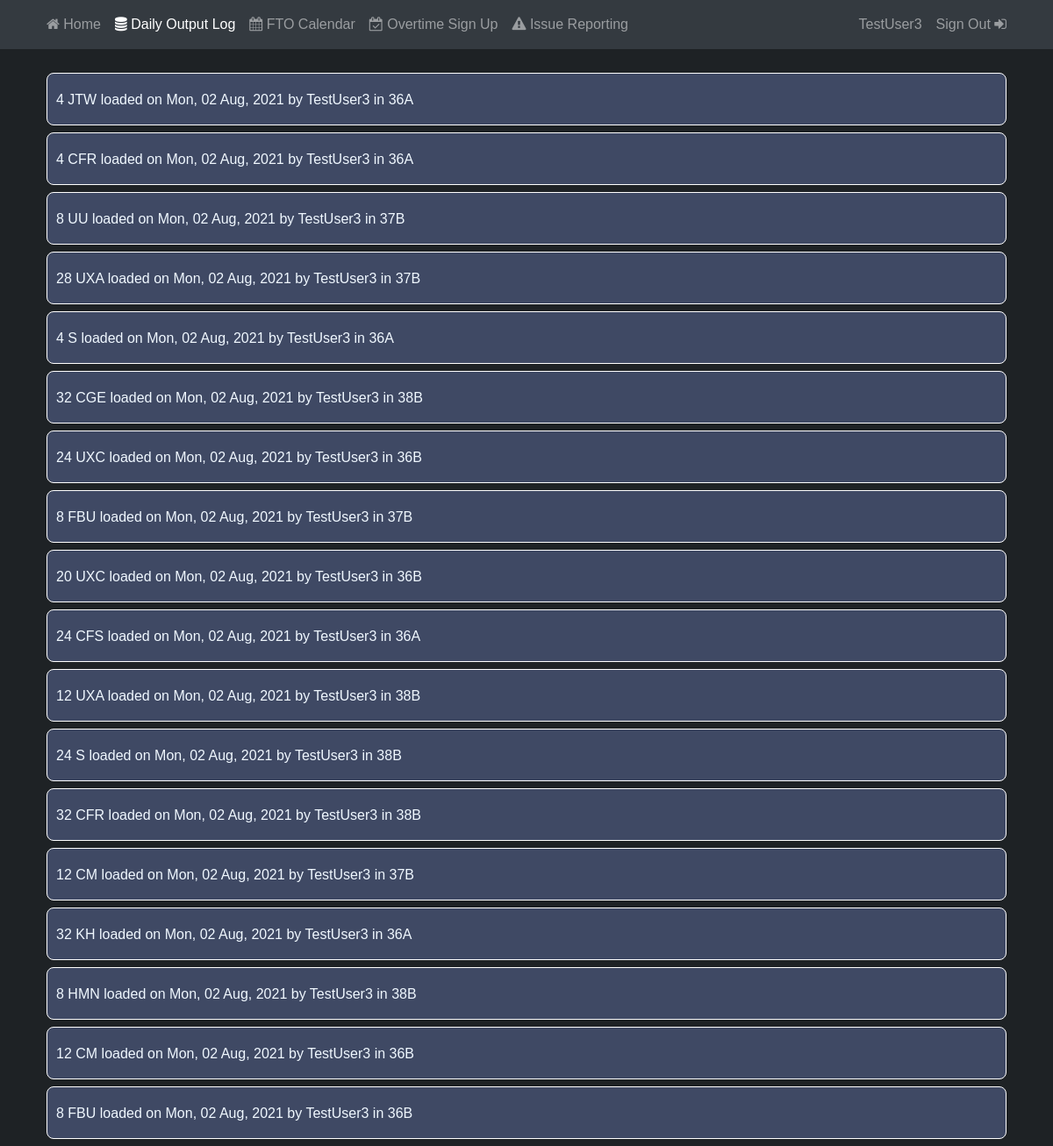
Page /cltlog/ (signed in) on the committed database.
### cltlog/models.py (models this page shows, shortened)
class Entry(models.Model):
    operator = models.ForeignKey(User, on_delete=CASCADE)
    prefix = models.CharField(max_length=8)
    count = models.IntegerField()
    hood = CharField(max_length=8)
    record_date = models.DateTimeField(default=timezone.now)

### cltlog/views.py (the view)
# urls.py: path('', views.home, name='cltlog-home')
@login_required
def home(request):
    context = {
        'title' : 'Daily Output Log',
        'apps' : apps,
        'entries' : request.user.entry_set.all()
    }
    return render(request, 'cltlog/home.html', context)

### cltlog/templates/cltlog/home.html
{% extends 'dashboard/base.html' %}
{% load static %}
{% block styles %}
<link rel="stylesheet" type="text/css" href="{% static 'cltlog/log.css' %}">
{% endblock styles %}
{% block content %}
{% for entry in entries %}
<div class="card log-entry">
    <p>{{ entry.count }} {{ entry.prefix}} loaded on {{ entry.record_date|date:"D, d M, Y" }} by {{ entry.operator }} in {{ entry.hood }}</p>
</div>
{% endfor %}
{% endblock content %}

### dashboard/templates/dashboard/base.html (shortened to what this page needs)
{% load static %}
<!DOCTYPE html>
<html lang="en">
    <head>
        <link rel="stylesheet" href="https://maxcdn.bootstrapcdn.com/bootstrap/4.0.0/css/bootstrap.min.css">
        <link rel="stylesheet" type="text/css" href="{% static 'dashboard/main.css' %}">
        {% block styles %}{% endblock styles %}
        <link rel="stylesheet" href="https://cdnjs.cloudflare.com/ajax/libs/font-awesome/4.7.0/css/font-awesome.min.css">
    </head>
    <body>
        <nav class="navbar navbar-expand-md navbar-dark bg-dark fixed-top">
            <div class="container">
                <div class="collapse navbar-collapse" id="navbarToggle">
                    <div class="navbar-nav mr-auto">
                        {% if request.path == "/" %}
                            <a class="nav-item nav-link active disabled" onclick="return false" href="{% url 'dashboard-home' %}"><i class="fa fa-home"></i> Home</a>
                        {% else %}
                            <a class="nav-item nav-link" href="{% url 'dashboard-home' %}"><i class="fa fa-home"></i> Home</a>
                        {% endif %}
                        {% for app in apps %}
                            {% if request.path == app.request_path %}
                                <a class="nav-item nav-link active disabled" onclick="return false" href="{% url app.url %}"><i class="{{ app.icon }}"></i> {{ app.title }}</a>
                            {% else %}
                                <a class="nav-item nav-link" href="{% url app.url %}"><i class="{{ app.icon }}"></i> {{ app.title }}</a>
                            {% endif %}
                        {% endfor %}
                    </div>
                    <div class="navbar-nav">
                        {% if user.is_authenticated %}
                            <a class="nav-item nav-link" href="{% url 'profile' %}"> {{ user.username }}</a>
                            <a class="nav-item nav-link" href="{% url 'logout' %}"> Sign Out <i class="fa fa-sign-in"></i> </a>
                        {% else %}
                            <a class="nav-item nav-link" href="{% url 'login' %}"><i class="fa fa-sign-in"></i> Sign In</a>
                            <a class="nav-item nav-link" href="{% url 'register' %}"><i class="fa fa-user-plus"></i> Register</a>
                        {% endif %}
                    </div>
                </div>
            </div>
        </nav>
        <main role="main" class="container">
            {% block content %}{% endblock content %}
        </main>
    </body>
</html>

### dashboard/static/dashboard/main.css (style rules this page uses)
html { font-family: Arial, Helvetica, sans-serif; }
body { color:aliceblue; font-family: Arial, Helvetica, sans-serif; padding-top: 75px; background-color: #1e2225; }
a.disabled { cursor: default; }

### cltlog/static/cltlog/log.css (style rules this page uses)
.log-entry { border-radius: 8px; border-style: solid; border-color: white; align-items: left; padding-top: 18px; padding-left: 10px; margin: 8px; background-color: rgb(63, 73, 100); }

### rows in the picture
Entry: count "4", prefix "JTW", record_date "Mon, 02 Aug, 2021", operator "TestUser3", hood "36A"
Entry: count "4", prefix "CFR", record_date "Mon, 02 Aug, 2021", operator "TestUser3", hood "36A"
Entry: count "8", prefix "UU", record_date "Mon, 02 Aug, 2021", operator "TestUser3", hood "37B"
Entry: count "28", prefix "UXA", record_date "Mon, 02 Aug, 2021", operator "TestUser3", hood "37B"
Entry: count "4", prefix "S", record_date "Mon, 02 Aug, 2021", operator "TestUser3", hood "36A"
Entry: count "32", prefix "CGE", record_date "Mon, 02 Aug, 2021", operator "TestUser3", hood "38B"
Entry: count "24", prefix "UXC", record_date "Mon, 02 Aug, 2021", operator "TestUser3", hood "36B"
Entry: count "8", prefix "FBU", record_date "Mon, 02 Aug, 2021", operator "TestUser3", hood "37B"
Entry: count "20", prefix "UXC", record_date "Mon, 02 Aug, 2021", operator "TestUser3", hood "36B"
Entry: count "24", prefix "CFS", record_date "Mon, 02 Aug, 2021", operator "TestUser3", hood "36A"
Entry: count "12", prefix "UXA", record_date "Mon, 02 Aug, 2021", operator "TestUser3", hood "38B"
Entry: count "24", prefix "S", record_date "Mon, 02 Aug, 2021", operator "TestUser3", hood "38B"
Entry: count "32", prefix "CFR", record_date "Mon, 02 Aug, 2021", operator "TestUser3", hood "38B"
Entry: count "12", prefix "CM", record_date "Mon, 02 Aug, 2021", operator "TestUser3", hood "37B"
Entry: count "32", prefix "KH", record_date "Mon, 02 Aug, 2021", operator "TestUser3", hood "36A"
Entry: count "8", prefix "HMN", record_date "Mon, 02 Aug, 2021", operator "TestUser3", hood "38B"
Entry: count "12", prefix "CM", record_date "Mon, 02 Aug, 2021", operator "TestUser3", hood "36B"
Entry: count "8", prefix "FBU", record_date "Mon, 02 Aug, 2021", operator "TestUser3", hood "36B"

### other values in the picture
{{ app.title }} "Daily Output Log"
{{ app.title }} "FTO Calendar" "Overtime Sign Up" "Issue Reporting"
{{ user.username }} "TestUser3"
